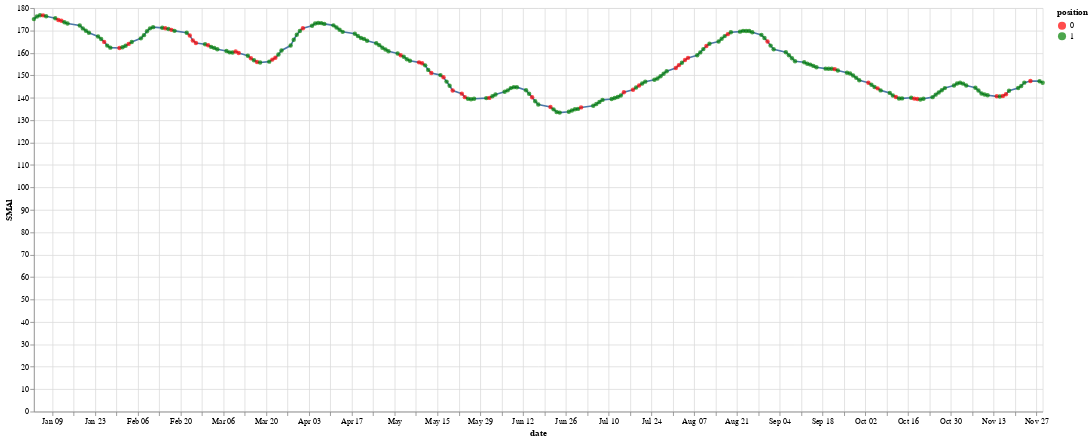

The notebook cell saved with this chart:
### Code cell
alt.Chart(test_df).mark_line().encode(
    x=alt.X('date'),
    y='SMAl'
) + alt.Chart(test_df).mark_circle().encode(
    x = alt.X('date'),
    y = alt.Y('SMAl'),
    color = alt.Color('position:N', scale=alt.
                    Scale(domain = [0,1], range=['red', 'green']))
).properties(
    width = 1250,
    height = 500
)

### Figure 1 — Vega-Lite specification as saved in the notebook (floating-point values rounded to 4 significant figures; data arrays with more than 128 entries replaced by an {"elided": "..."} marker saying what was removed)
{"config": {"view": {"continuousWidth": 400, "continuousHeight": 300}}, "layer": [{"mark": "line", "encoding": {"x": {"field": "date", "type": "temporal"}, "y": {"field": "SMAl", "type": "quantitative"}}}, {"mark": "circle", "encoding": {"color": {"field": "position", "scale": {"domain": [0, 1], "range": ["red", "green"]}, "type": "nominal"}, "x": {"field": "date", "type": "temporal"}, "y": {"field": "SMAl", "type": "quantitative"}}, "height": 500, "width": 1250}], "data": {"name": "data-f659e78841fea2200186a1b577806b3a"}, "$schema": "https://vega.github.io/schema/vega-lite/v4.17.0.json", "datasets": {"data-f659e78841fea2200186a1b577806b3a": {"elided": "229 records"}}}
